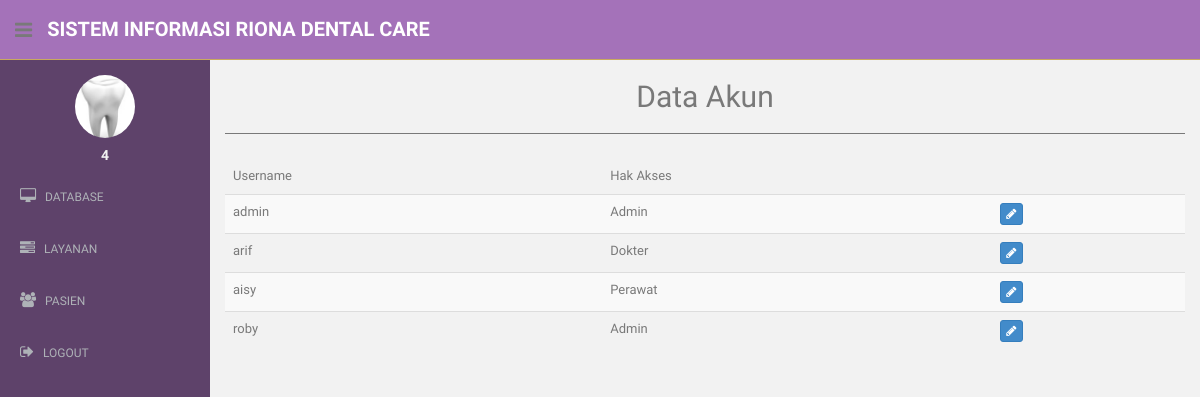
The app's page /admin/akun.php (signed in), older data.
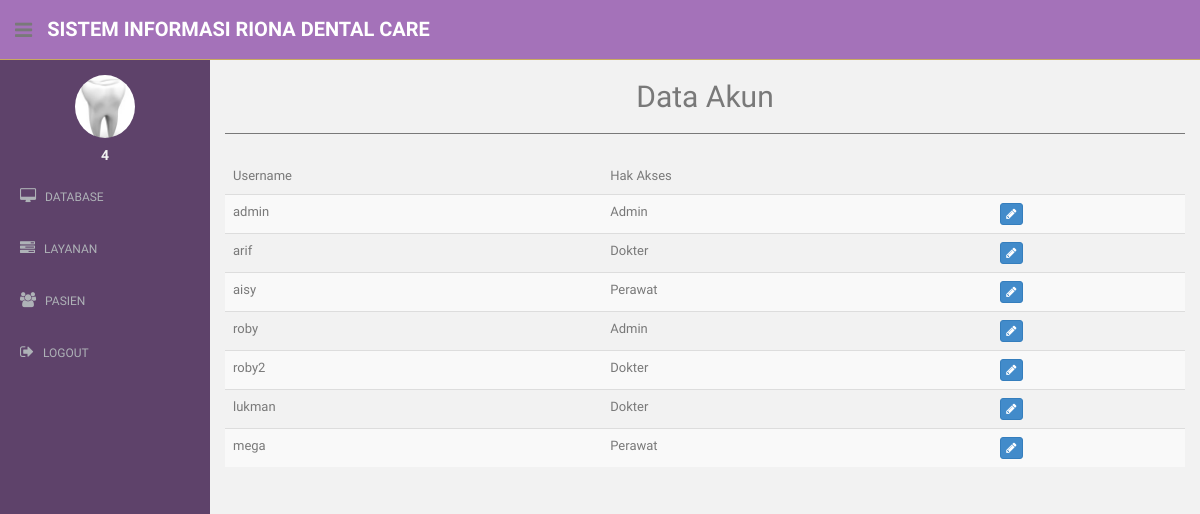
The same page, newer data.
### tables this page shows
CREATE TABLE `user_klinik` (
  `id_user_klinik` int(11) NOT NULL,
  `username` varchar(12) NOT NULL,
  `password` text NOT NULL,
  `jenis_user` int(11) NOT NULL
);

### admin/akun.php (the view, shortened to what this page needs)
<?php
  include "../connection/connect.php";
  include "headside.php";
  $dataAkun = $conn->query("SELECT * FROM user_klinik");
?>
<!DOCTYPE html>
<html lang="en">
  <head>
    <link href="../assets/css/bootstrap.css" rel="stylesheet">
    <link href="../assets/font-awesome/css/font-awesome.css" rel="stylesheet" />
    <link href="../assets/css/style.css" rel="stylesheet">
    <link href="../assets/css/style-responsive.css" rel="stylesheet">
    <link href="../assets/css/dataTables.bootstrap.min.css" rel="stylesheet">
  </head>
  <body onload="startTime()">
  <section id="container" >
      <?php
        echo $headbar;
        echo $sidebar;
      ?>
      <section id="main-content">
          <section class="wrapper">
          	<h2><center>Data Akun</center></h2>
            <hr>
          	<div class="row mt">
          		<div class="col-lg-12">
          		<table class="table table-striped table-advance table-hover col-lg-12">
              <thead>
                <td>Username</td>
                <td>Hak Akses</td>
              </thead>
              <tbody>
                <?php
                while($akun = $dataAkun->fetch_assoc()){
                  echo "
                    <tr>
                      <td>
                        $akun[username]
                      </td>
                      <td>
                  ";
                  switch ($akun['jenis_user']) {
                    case 1:
                      echo "Admin";
                      break;
                    case 2:
                      echo "Dokter";
                      break;
                    case 3:
                      echo "Perawat";
                      break;
                  }
                  echo "
                      </td>
                      <td>
                        <a href=\"edit_akun.php?id_akun=$akun[id_user_klinik]\" class=\"btn btn-primary btn-xs\" role=\"button\"><i class=\"fa fa-pencil\"></i></a>
                      </td>
                    </tr>
                  ";
                }
                ?>
              </tbody>
              </table>
          		</div>
          	</div>
		      </section>
      </section>
  </section>
  </body>
</html>

Row changes from the older to the newer data that the page shows:
added user_klinik: username "roby2", jenis_user "Dokter"
added user_klinik: username "lukman", jenis_user "Dokter"
added user_klinik: username "mega", jenis_user "Perawat"
